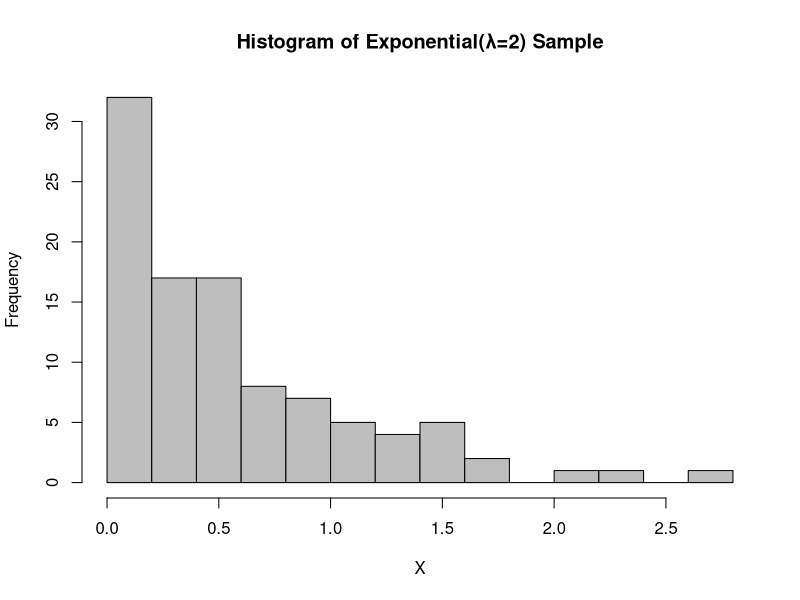
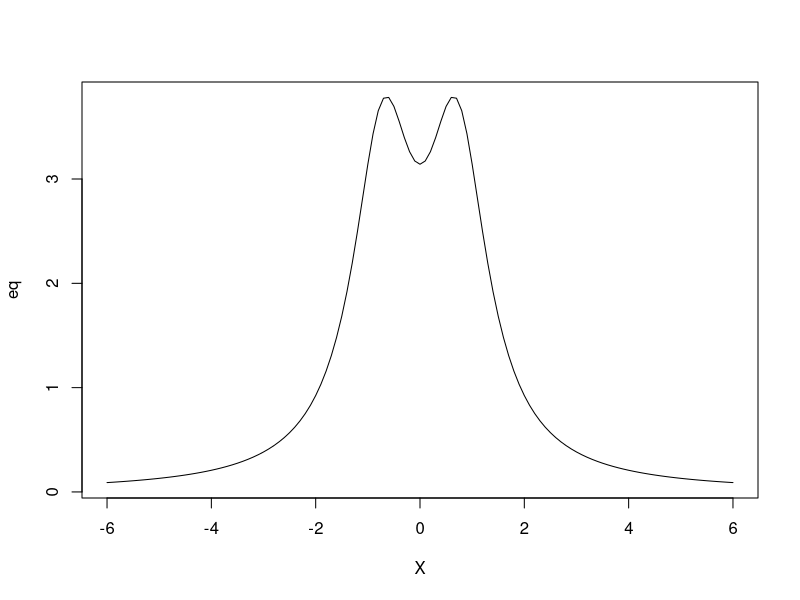
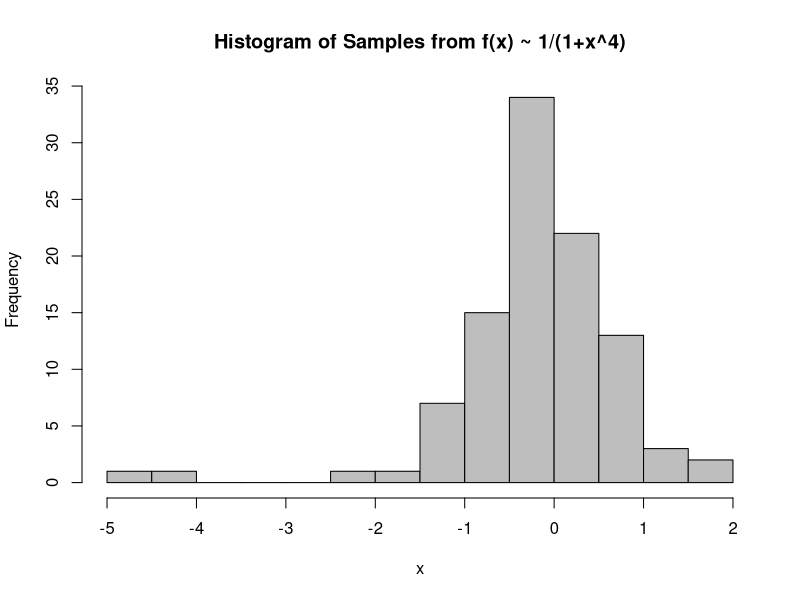
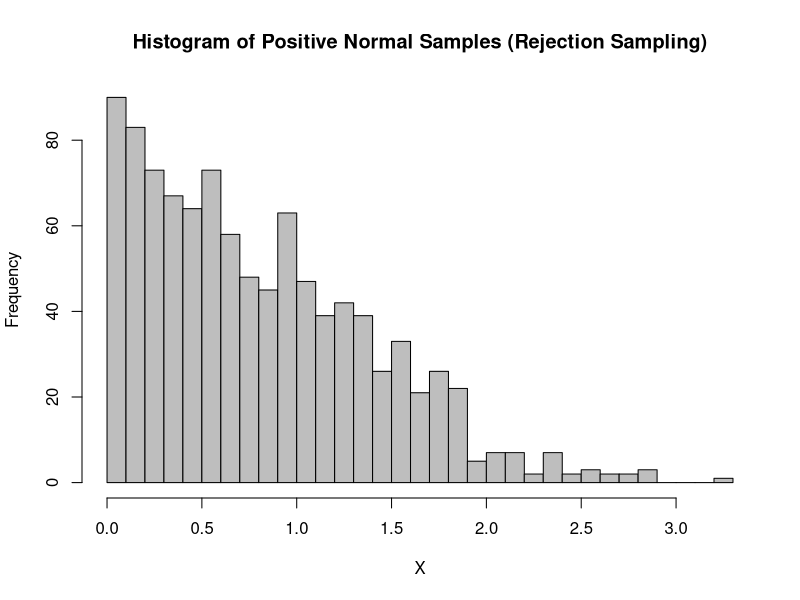
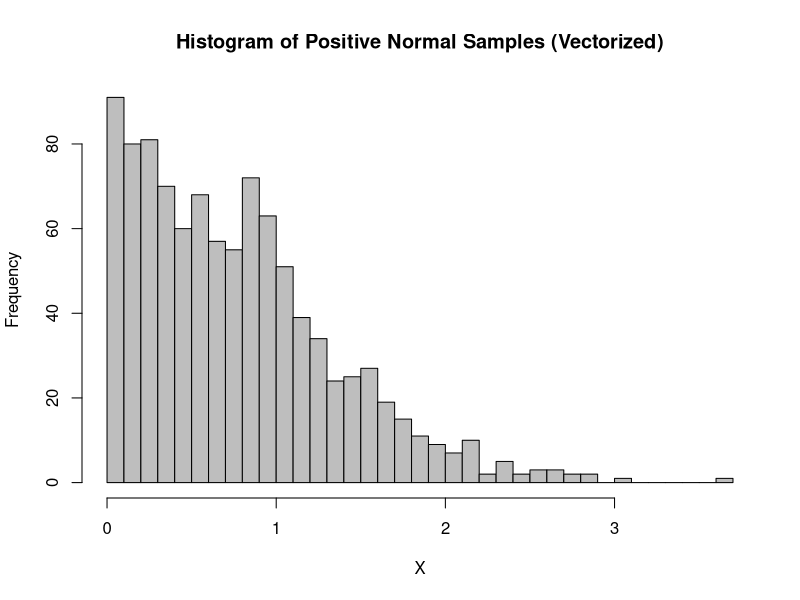
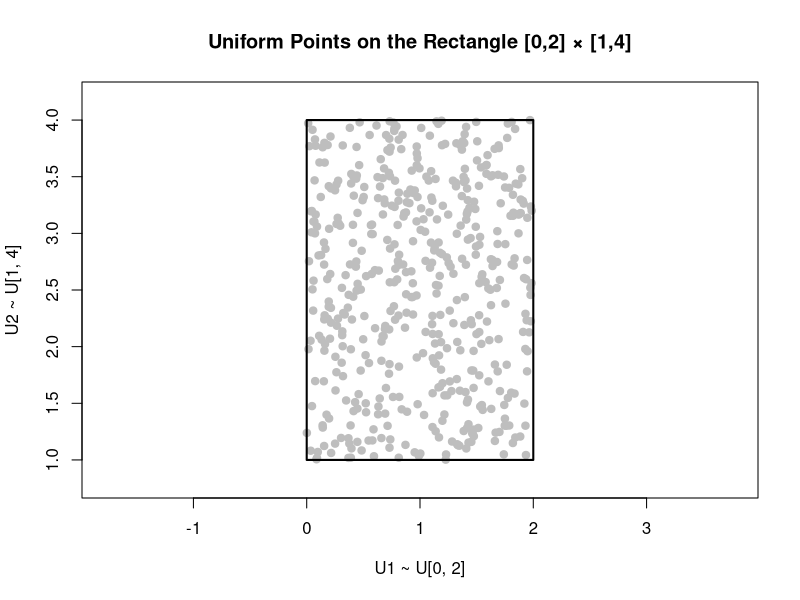
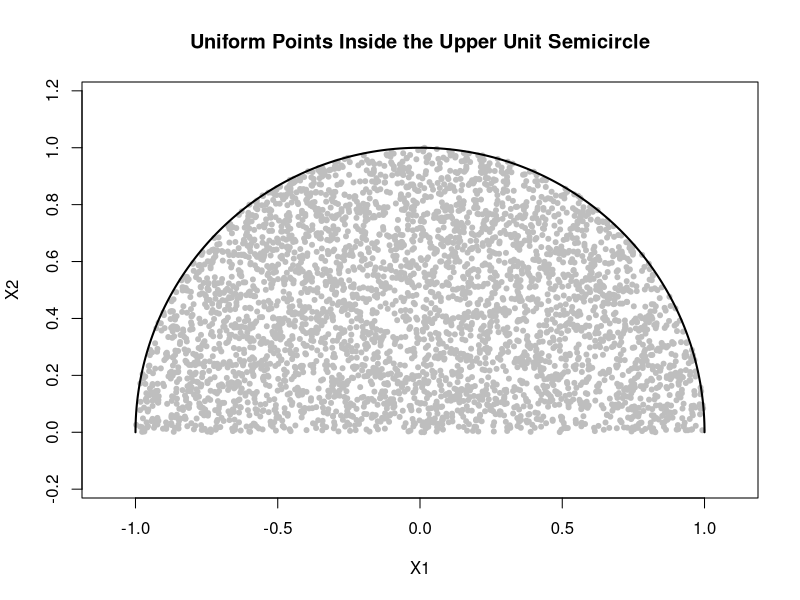
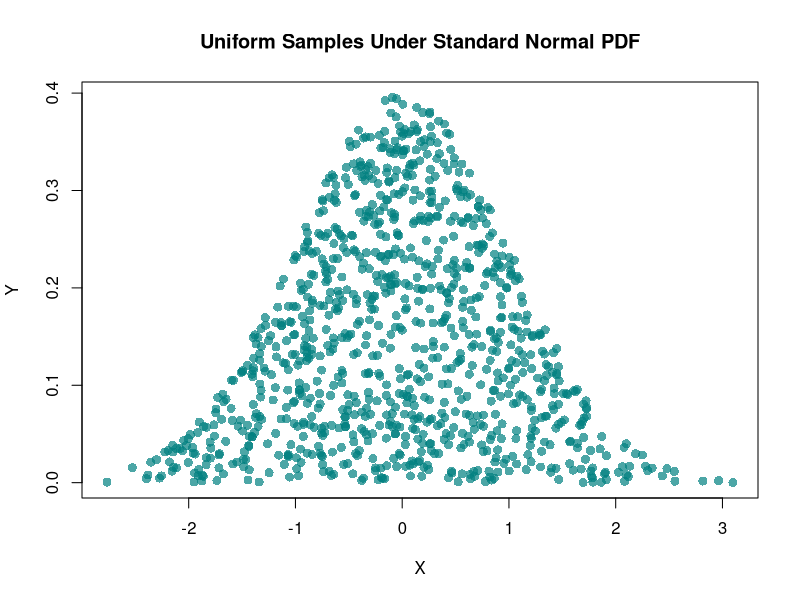

These figures' R source, in order:
## ---- chunk 1
knitr::opts_chunk$set(echo = TRUE)
## ---- chunk 2
# slide 6
U <- runif(1, min = 0, max = 1)
if (U < 1/6) {
  X <- 1
} else if (U < 1/2) {
  X <- 2
} else {
  X <- 3
}
print(X)

# slide 9
k <- 50
U <- runif(1, min = 0, max = 1)
X <- floor(k * U)
print(X)

# slide 10
n <- 10
p <- 0.4
U <- runif(1, min = 0, max = 1)
X <- ceiling(log(1-U) / log(p))
print(X)
## ---- chunk 3
# slide 5
n <- 5
U <- runif(n, min = 0, max = 1)
X <- (16*U)^(1/4)
print(X)

# slide 7
n <- 100
lambda <- 2
U <- runif(n, min = 0, max = 1)
X <- -log(1-U)/lambda
print(X)
hist(X, breaks = 15, main = "Histogram of Exponential(λ=2) Sample", 
     xlab = "X", ylab = "Frequency", col = "grey", border = "black")

## ---- chunk 4
# slide 11
counter <- 1
U <- vector()
A <- vector()

for (i in c(1:2000)) {
  U[i] <- runif(1)
  D <- runif(1)
  if (D < U[i]) {
    A[counter] <- U[i]
    counter <- counter + 1
  }
}
accepted <- counter - 1

# Histogram of all proposals
png("Chapter1-Rejection-Sampling-HistogramU.png", width = 4096, height = 2160, res = 300)  # high resolution
hist(U,breaks = 20, main = "Histogram of U",
     xlab = "U", ylab = "Frequency", col = "grey", border = "black")
dev.off()  # close the device

# Histogram of accepted values
png("Chapter1-Rejection-Sampling-HistogramX.png", width = 4096, height = 2160, res = 300)  # high resolution
hist(A, breaks = 20, main = "Histogram of X",
     xlab = "X", ylab = "Frequency", col = "grey", border = "black")
dev.off()  # close the device

# slide 16
X <- seq(-6, 6, 0.1)
eq = pi*(1+X^2) / (1+X^4)
plot(X, eq, type='l')

# slide 17
n <- 100
counter <- 1
c <- 3.8
target_samples <- vector()

while (counter < n+1) {
  U <- runif(2)
  proposal <- tan(pi*U[1])
  f <- 1 / (1 + proposal^4)
  g <- 1 / (pi * (1 + proposal^2))
  
  if (U[2] < f/(c*g)) {
    target_samples[counter] <- proposal
    counter <- counter+1
  }
}

hist(target_samples, breaks = 15, main = "Histogram of Samples from f(x) ~ 1/(1+x^4)",
     xlab = "x",ylab = "Frequency", col = "grey", border = "black")

## ---- chunk 5
# slide 2
n <- 1000
counter <- 1
target_sample <- vector()

while (counter < n+1) {
  proposal <- rnorm(1)
  
  if(proposal > 0) {
    target_sample[counter] <- proposal
    counter <- counter+1
  }
}

hist(target_sample, breaks = 30,            
     main = "Histogram of Positive Normal Samples (Rejection Sampling)",
     xlab = "X", ylab = "Frequency", col = "grey", border = "black")


# slide 3
n <- 1000
mu <- 0
sigma <- 1
samples <- rnorm(n*2, mean = mu, sd = sigma)
target_sample <- samples[samples > 0]
target_sample <- target_sample[1:n]

hist(target_sample, breaks = 30,
     main = "Histogram of Positive Normal Samples (Vectorized)",
     xlab = "X", ylab = "Frequency", col = "grey", border = "black")

# Slide 8: Uniform points on [0,2] x [1,4]
n <- 500
X <- runif(n, 0, 2)
Y <- runif(n, 1, 4)
plot(X, Y, pch = 19, col = 'gray', xlab = "U1 ~ U[0, 2]", ylab = "U2 ~ U[1, 4]",
     main = "Uniform Points on the Rectangle [0,2] × [1,4]",
     xlim = c(-0.1, 2.1), ylim = c(0.8, 4.2), asp = 1)
rect(0, 1, 2, 4, border = "black", lwd = 2)


# ---------------------------------------------
# Algorithm: Rejection Sampling Inside Unit Semicircle
# ---------------------------------------------
sample_semicircle <- function(n, seed = NULL) {
  U1 <- runif(n, -1, 1)
  U2 <- runif(n, 0, 1)
  mask <- (U1^2 + U2^2) < 1
  X1 <- U1[mask]
  X2 <- U2[mask]
  return(list(X1 = X1, X2 = X2))
}

n <- 5000
points <- sample_semicircle(n, seed = 42)
X1 <- points$X1
X2 <- points$X2

plot(X1, X2, pch = 20, 
     col = "gray", xlab = "X1", ylab = "X2", 
     main = "Uniform Points Inside the Upper Unit Semicircle",
     asp = 1, xlim = c(-1.1, 1.1), ylim = c(-0.1, 1.1))
theta <- seq(0, pi, length.out = 200)
lines(cos(theta), sin(theta), lwd = 2)

## ---- chunk 6
n <- 1000
X <- rnorm(n)
Z <- dnorm(X)
Y <- runif(n, min = 0, max = Z)

plot(X, Y, pch = 16, col = rgb(0, 0.5, 0.5, alpha = 0.7),  
     xlab = "X", ylab = "Y", cex = 1.2,
     main = "Uniform Samples Under Standard Normal PDF")                          
## ---- chunk 7
n <- 1000
m <- n/2
X <- vector()
R <- vector()
U <- runif(m, min=0, max =1)
Theta <- 
  runif(m, min=0, max = 2*pi) 

for (i in c(1:m)) {
  R[i] <- sqrt(-2*log(U[i])) 
  X[2*i-1]<- R[i]*cos(Theta[i]) 
  X[2*i]<- R[i]*sin(Theta[i])
} 

hist(X,breaks = 30, xlab = "X", ylab = "Frequency",
     main = "Histogram of Standard Normal Samples", 
     col = "grey", border = "black")
